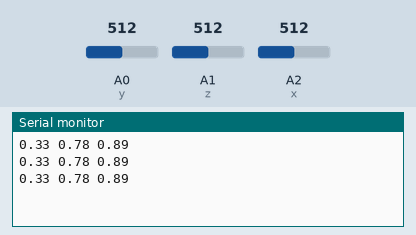
This sketch was run on a simulated Arduino Uno, built with avr-gcc and run on an emulated ATmega328P. Shown: the last lines printed to the serial monitor. Inputs (shaded band) come from the test bench; at power-on: A0 (y) = 512, A1 (z) = 512, A2 (x) = 512.

Above: at 1.2 s.
1.3 s: A0 (y) set to 716
At 2.02 s:
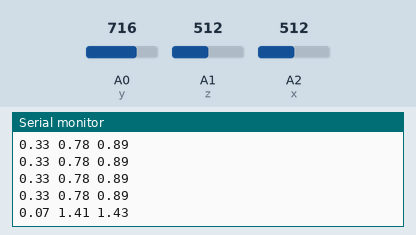
2.8 s: A1 (z) set to 716
At 2.92 s:
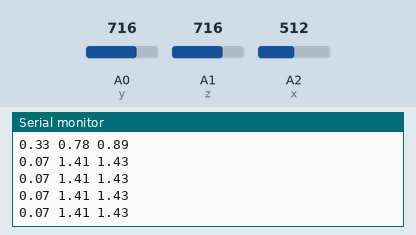
4.3 s: A2 (x) set to 716
At 4.44 s:
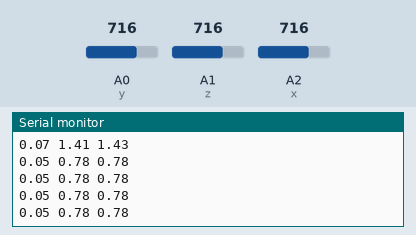
5.8 s: A0 (y) set to 900
At 5.95 s:
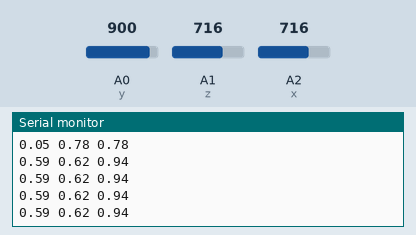
7.3 s: A1 (z) set to 900
At 7.46 s:
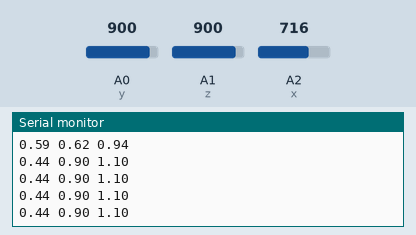
8.8 s: A2 (x) set to 900
At 8.97 s:
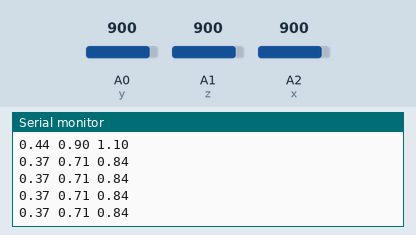
Timing chart, 0 to 11.3 s (numbered marks = the images above; inputs shaded):
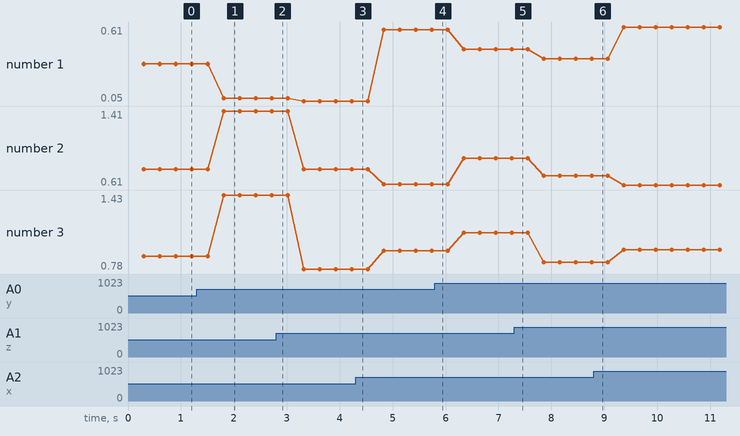

The sketch:

primerapartat.ino
```cpp
int x = 2;
int y = 0;
int z = 1;
double accX = 0;
double accY = 0;
double accZ = 0;
double gaingX = 0;
double gaingY = 0;
double gaingZ = 0;
double Aoffx = 0;
double Aoffy = 0;
double Aoffz = 0;
double Arealx = 0;
double Arealy = 0;
double Arealz = 0;
double Ag1x = 0;
double Am1x = 0;
double Vxn = 1.96;
double Vxp = 2.88;
double Vyn = 1.83;
double Vyp = 2.8;
double Vzn =1.87;
double Vzp = 2.81;
double theta = 0;
double psi = 0;
double phi = 0;

void setup () {
  Serial.begin(9600);
  gaingX = 0.5*(convert(Vxp) - convert(Vxn));
  Aoffx = 0.5*(convert(Vxp) + convert(Vxn));
  gaingY = 0.5*(convert(Vyp) - convert(Vyn));
  Aoffy = 0.5*(convert(Vyp) + convert(Vyn));
  gaingZ = 0.5*(convert(Vzp) - convert(Vzn));
  Aoffz = 0.5*(convert(Vzp) + convert(Vzn));
}

void loop () {
  //Data read
  accX = analogRead(x);
  accY = analogRead(y);
  accZ = analogRead(z);
  //Conversion to volts
  accX = accX*5/1023;
  accY = accY*5/1023;
  accZ = accZ*5/1023;
  //Conversion to g's
  accX = convert(accX);
  accY = convert(accY);
  accZ = convert(accZ);
  //X
  Arealx = ((accX-Aoffx)/(gaingX));
  //Y
  Arealy = ((accY-Aoffy)/(gaingY));
  //Z
  Arealz = ((accZ-Aoffz)/(gaingZ));
  //Serial.println(Arealz);
  delay(300);
  //Angle
  theta = (Arealx)/(sqrt((Arealy*Arealy)+(Arealz*Arealz)));
  theta = atan(theta);
  psi = atan((Arealy)/(sqrt((Arealx*Arealx)+(Arealz*Arealz))));
  phi = atan((sqrt((Arealx*Arealx)+(Arealy*Arealy)))/(Arealz));

  Serial.print(theta);
  Serial.print(" ");
  Serial.print(psi);
  Serial.print(" ");
  Serial.println(phi);

}

double convert(double acc) {
  double result;
  result = (1.4*acc)-3.5;
  return result;
}
```

Measured:
- after the input at 1.3 s, the serial monitor: prints a new line after 0.51 s (image 1)
- plotted number 1: 0.33 → 0.07 after the input at 1.3 s, 0.07 → 0.05 after the input at 2.8 s, 0.05 → 0.59 after the input at 4.3 s, 0.59 → 0.44 after the input at 5.8 s, 0.44 → 0.37 after the input at 7.3 s
- plotted number 2: 0.78 → 1.41 after the input at 1.3 s, 0.78 → 0.62 after the input at 4.3 s, 0.62 → 0.9 after the input at 5.8 s, 0.9 → 0.71 after the input at 7.3 s, 0.71 → 0.61 after the input at 8.8 s
- plotted number 3: 0.89 → 1.43 after the input at 1.3 s, 0.78 → 0.94 after the input at 4.3 s, 0.94 → 1.1 after the input at 5.8 s, 1.1 → 0.84 after the input at 7.3 s, 0.84 → 0.95 after the input at 8.8 s
